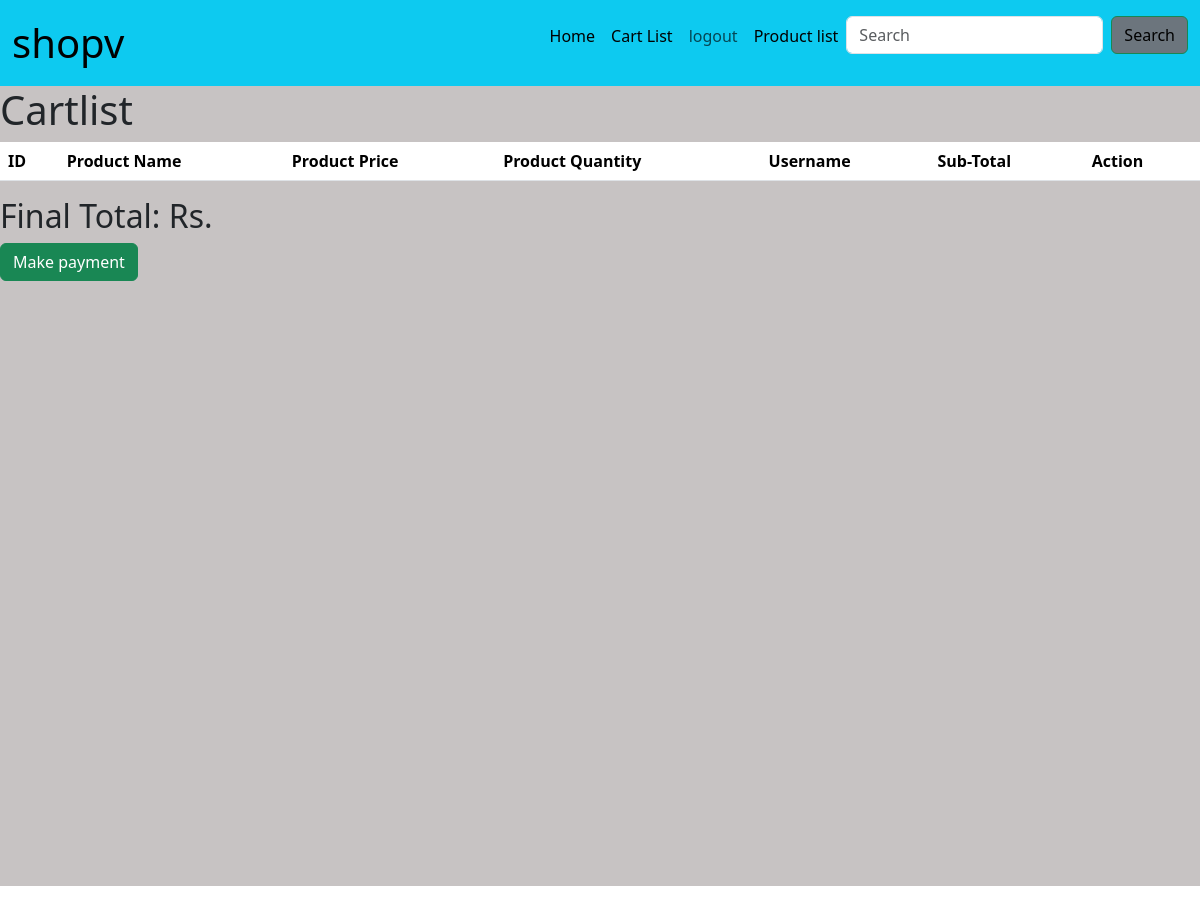
Page /cartlist (signed in) on the earlier database version.
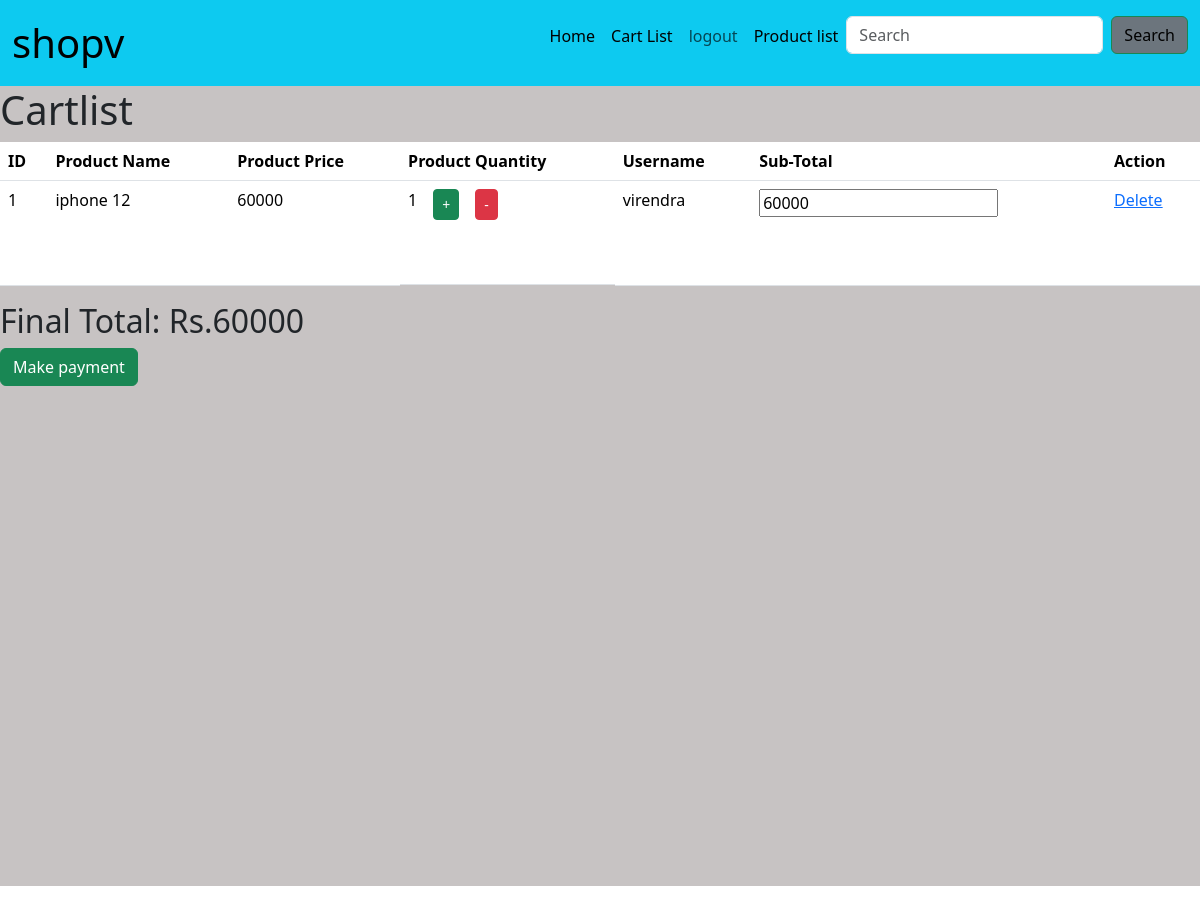
Same page on the later database version.
### shopapp/models.py (models this page shows)
class Cart(models.Model):
    user=models.ForeignKey(User,on_delete=models.CASCADE)
    product=models.ForeignKey(Product,on_delete=models.CASCADE)
    quantity = models.PositiveIntegerField(default=1)
    class Meta:
        db_table='cart'

class Product(models.Model):
    Img=models.ImageField(upload_to='image',default='')
    p_name=models.CharField(max_length=30)
    p_price=models.IntegerField()
    p_description=models.TextField(max_length=300)
    Category=models.ForeignKey(Category,on_delete=models.CASCADE)
    user=models.ForeignKey(User,on_delete=models.CASCADE,null=True,blank=True)
    class Meta:
        db_table='product'

### shopapp/views.py (the view)
# urls.py: path('cartlist',v.cart_list,name='cart_list'),
def cart_list(request):
    uid = request.session.get('uid')
    print(uid)
    if uid is None:
        return redirect('/login')  # Replace with your actual login view name
    cl = Cart.objects.filter(user_id=uid)
    total_price = sum((item.product.p_price) * item.quantity for item in cl)
    final_price = total_price
    if final_price < 100:
        return render(request, 'cartlist.html', {
            'cl': cl,
            'error': 'Order amount is too low. Please add more items to your cart.'
        })
    context={'cl':cl,'total_price': total_price,'final_price': final_price,}
    return render(request, 'cartlist.html', context)

### shopapp/templates/cartlist.html (shortened to what this page needs)
{%include 'navbar.html'%}
{%load static%}
<div class="main">
<h1>Cartlist</h1>
<table class="table">
    <tr>
        <th>ID</th>
        <th>Product Name</th>
        <th>Product Price</th>
        <th>Product Quantity</th>
        <th>Username</th>
        <th>Sub-Total</th>
        <th>Action</th>
    </tr>
    {%for i in cl%}
    <tr>
        <td>{{i.product.id}}</td>
        <td>{{i.product.p_name}}</td>
        <td>{{i.product.p_price}}</td>
        <td class="d-flex pb-5 gap-3">{{i.quantity}}
        <form method="post" action="{% url 'shopapp:update_cart' i.id 'increase' %}">
            <button type="submit" class="btn btn-success btn-sm">+</button>
        </form>
        <form method="post" action="{% url 'shopapp:update_cart' i.id 'decrease' %}">
            <button type="submit" class="btn btn-danger btn-sm">-</button>
        </form>
        </td>
        <td>{{i.user.username}}</td>
        <td><input type="text" class="subtotal" value="{% widthratio i.product.p_price 1 i.quantity %}" readonly></td>
        <td><a href="delete/{{i.id}}" class="delete-button">Delete</a></td>
    </tr>
    {% endfor %}
</table>
<h2 id="total">Final Total: Rs.<span id="total-value">{{final_price}}</span></h2>
<a class="btn btn-success" href="/payment">Make payment</a>
</div>

Differences in the rows shown:
added Cart: product.id "1", product.p_name "iphone 12", product.p_price "60000", quantity "1", user.username "virendra", product+quantity "60000"
Other differences:
{{ final_price }}: (not shown) → "60000"
